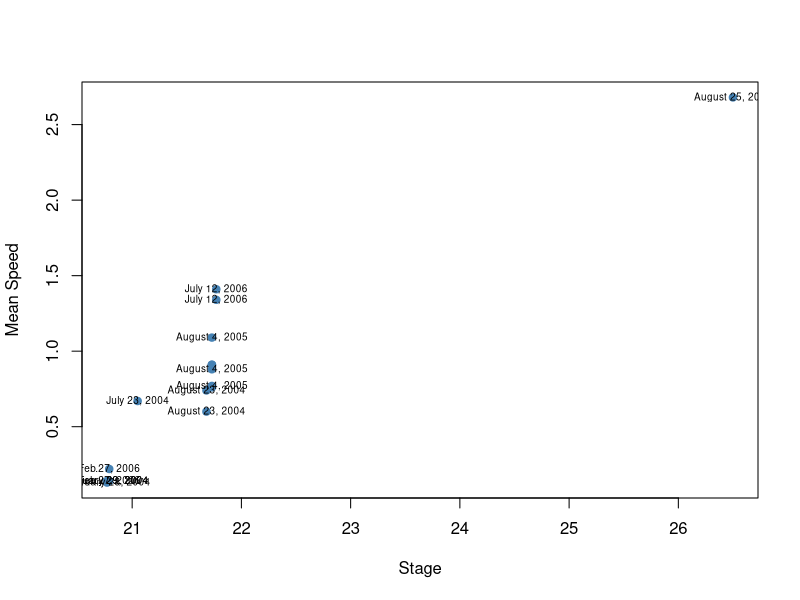
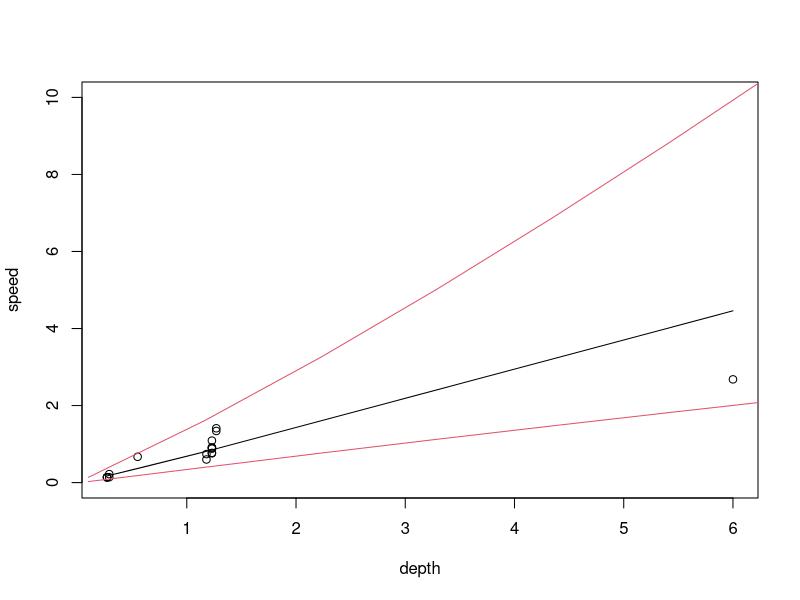
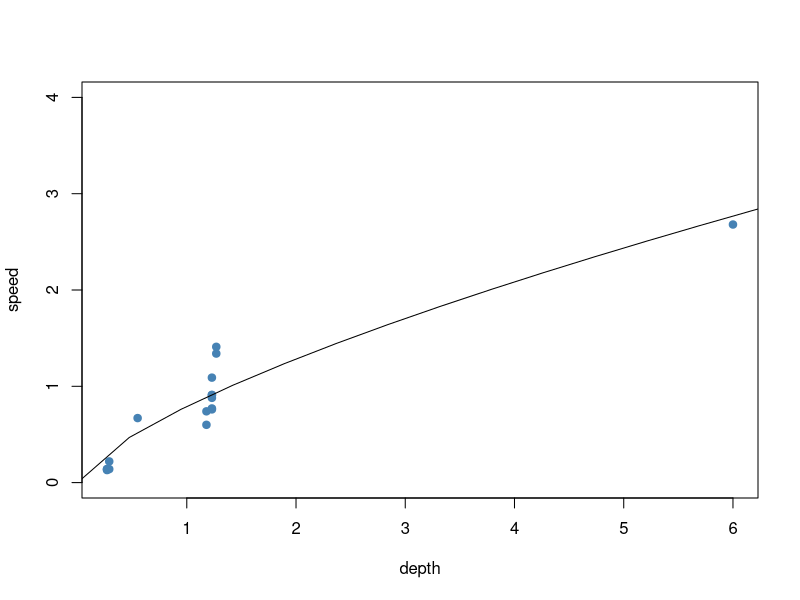
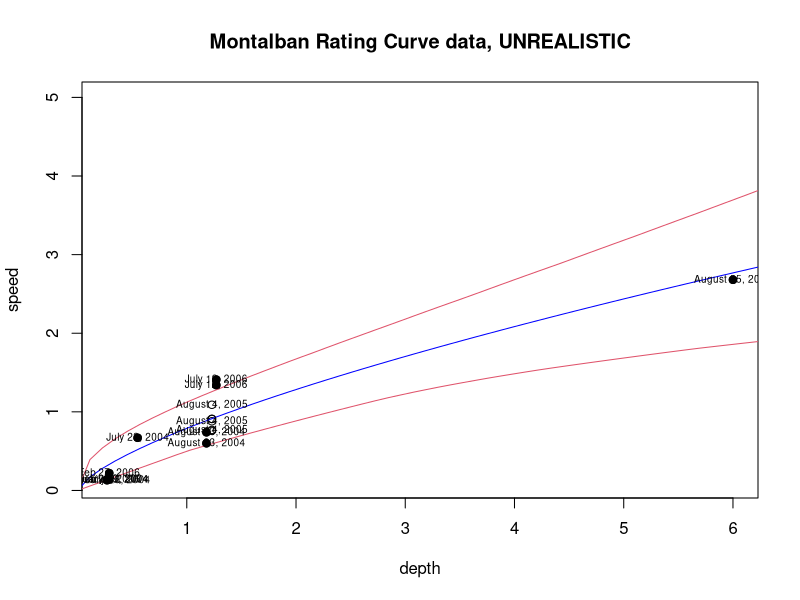
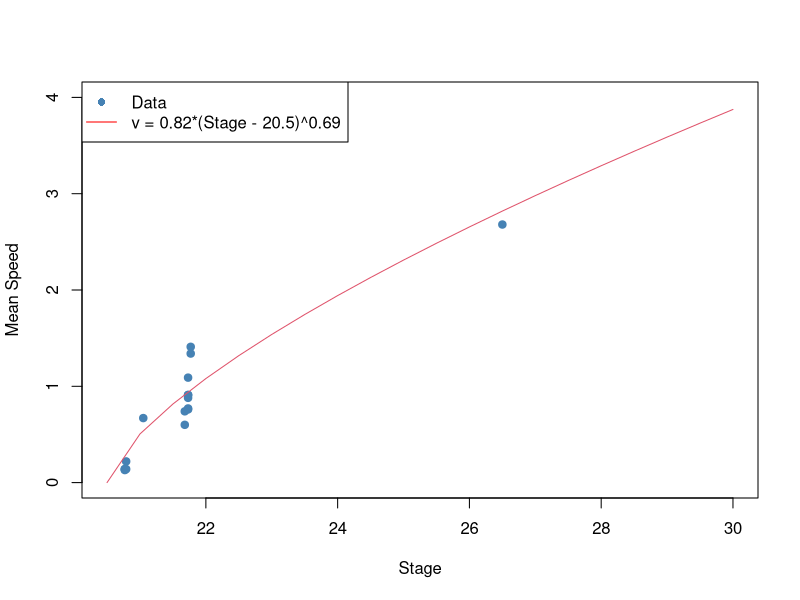
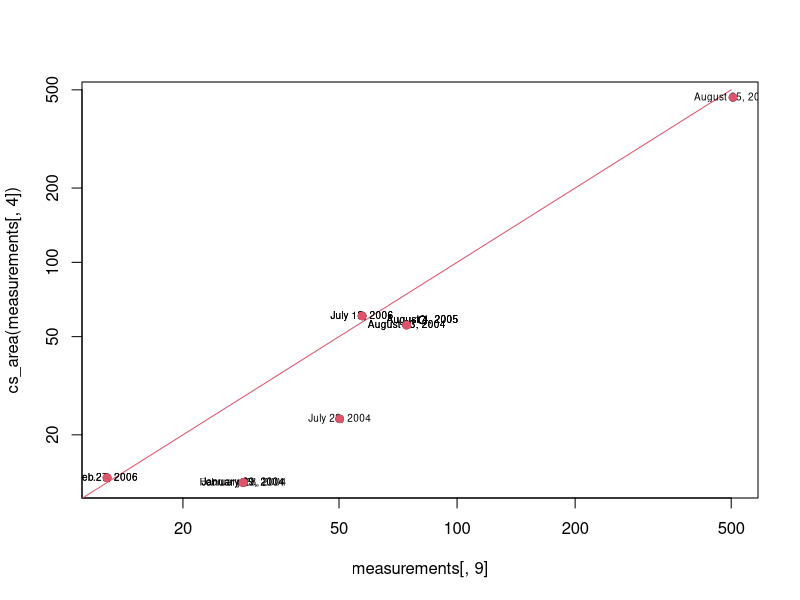
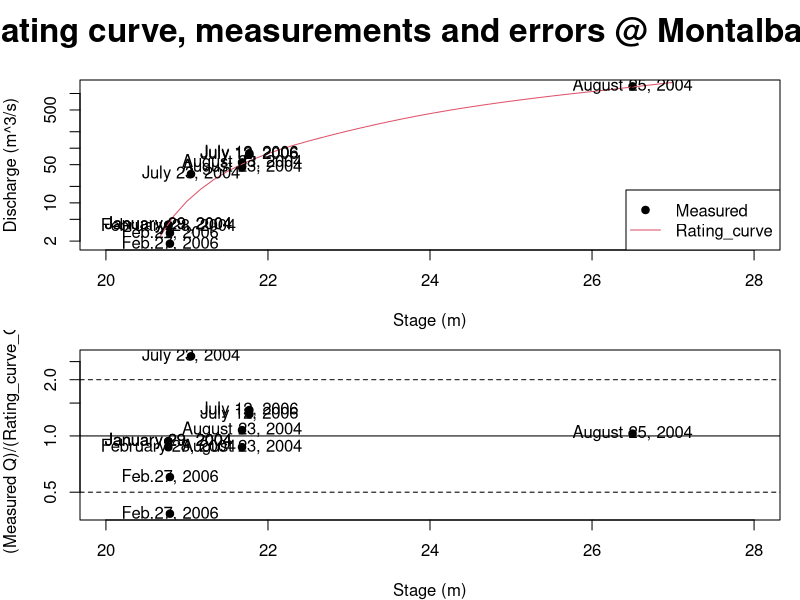

Reproduce these figures in R, in order.
## R code to fit a velocity curve to the montalban data.

# Read in the data, which was pasted into data_montalban.txt from Excel
measurements=read.delim(file='data_montalban.txt',header=F)

# Optionally, we add names to the columns in measurements
names(measurements) = c('Date', 'Site', 'Time', 'Stage', 'Distance', 'Duration', 'Speed', 'Mean Speed', 'Cross-sectional Area', 'Discharge')


# NOTE: On July 23, 2004, there are 2 measurements -- one which an anomolously
# high drouge time. We will have to drop this measurement.
measurements = measurements[measurements$Duration<100,]

# Plot measurements, with the date overlayed
plot(measurements[,4], measurements[,8], xlab='Stage', ylab='Mean Speed', col='steelblue', pch=19)
text(measurements[,4], measurements[,8], labels=measurements[,1], cex=0.6)


# Try fitting a relation:
# Speed ~ a*depth^b.
# using nonlinear least squares. 
# Assume depth = Stage - 20.5 (Seems a reasonable guess).
speed=measurements[,8]
stage=measurements[,4]
curve1=nls(speed ~ a*(stage-20.5)^b, start=list(a=0.5, b=0.5)) # This is the curve fitting routine
summary(curve1)
confint(curve1) # Compute confidence intervals for a and b

pdf(file='Montalban_speed_velocity_fit.pdf', width=8.0, height=5.0)
plot(stage, speed, xlab='Stage', ylab='Mean Speed',pch=19,col='steelblue', xlim=c(20.5,30), ylim=c(0,4))
points(seq(20.5, 30,len=20), 0.8162*( (seq(20.5,30,len=20)-20.5)^0.6919),t='l',col=2)
legend('topleft', c('Data', 'v = 0.82*(Stage - 20.5)^0.69'), lty=c(0,1), lwd=c(0,1), col=c('steelblue', 'red'), pch=c(19,NA))
dev.off()
# Note that b ~= 2/3
# This is consistent with a Manning relation: Speed = (n/sqrt(Sf))*(depth)^(2/3)
#
# We may approximate Sf as the water slope, ~= 5/8700 based on comparing water
# levels at Sto Nino and Nangka (which are separated by about 8700m) 
# Substituting this into the equation suggests n~=0.02 if a=0.8
# This seems physically reasonable, i.e. within the typical range of
# manning's coefficient 

curve2=nls(speed ~ a*(stage-20.5)^0.67, start=list(a=0.5)) # This is the curve fitting routine

# We can combine this with a Stage- Area relation to get a rating curve.

# To get a stage-area relation that is also valid for high flows, we need data extending up to that range.

#xsect=read.delim('montalban_xsection_2006.txt')
xsect=read.table('Composite_cross_section.txt')
xsect[,2]=xsect[,2]+10.47 # Add MSL to make the script consistent with previous versions

cs_area<-function(Stage){

    # Approximate the cross-section using 1000 equally spaced points
    f<-approx(xsect[,1], xsect[,2], n=1000)

    output=Stage*NA
    # Numerical integration to get cross-sectional area.
    for(i in 1:length(Stage)){
        s=Stage[i]
        output[i] = sum(pmax(s-f$y,0.0))*(f$x[2]-f$x[1])    
    }

    output
}

discharge_2006<-function(Stage){
    cs_area(Stage)*0.82*(Stage-20.5)^0.69
}


# Read in the montalban data
mont_WL = read.csv(file='montWL.csv', header=F, na.strings='no_data')
in2006 = which(mont_WL[,2]==2006)
in2006_2011=which((mont_WL[,2]==2006)|(mont_WL[,2]==2007)|(mont_WL[,2]==2008)|(mont_WL[,2]==2009)|(mont_WL[,2]==2010)|(mont_WL[,2]==2011))

# Compute discharge in 2006
mont_Q_2006 = discharge_2006(mont_WL[in2006, 6])
mont_Q_2006_2011 = discharge_2006(mont_WL[in2006_2011, 6])

# Write out the stage and discharge in 2006
write.table(cbind(mont_WL[in2006,1:6], mont_Q_2006), file='montalban_2006.csv',row.names=F,col.names=F, quote=F, sep=",") 
write.table(cbind(mont_WL[in2006_2011,1:6], mont_Q_2006_2011), file='montalban_2006_2011.csv',row.names=F,col.names=F, quote=F, sep=",") 



### Let's consider confidence intervals for the regression.
### Variables are 'speed' and 'depth' = stage -20.5
depth=stage-20.5
# If speed=a*depth^(b)*epsilon then log(speed) = log(a) + b*log(depth) + log(epsilon)
# Although this assumes a particular error structure
logspeed=log(speed)
logdepth=log(depth)

mod_log=lm(logspeed~logdepth)

# Compute prediction confidence intervals
drange=log(seq(0.1,15,len=15))
log_prediction=predict(mod_log, data.frame(logdepth=drange), interval='prediction')

# Plot
plot(depth, speed, ylim=c(0,10))
a=exp(coef(mod_log)[1])
b=coef(mod_log)[2]

points(depth, a*depth^b,t='l')
points(exp(drange), exp(log_prediction[,2]),t='l',col=2)
points(exp(drange), exp(log_prediction[,3]),t='l',col=2)

#########################################################################################
#
# Profile likelihood methods
#
#
# Best to fit the non-linear model, compute the confidence limits by
# exhaustively searching over the parameter bounds
#
#

# NOTE: Measurements 1:3 on August 4, 2005 are inconsistent with the EFCOS water levels. So I will cut them out of this.
include_pts=7:length(measurements[,1])

# Select points with < 10% error in the area -- see below for justification
# include_pts=which( abs(measurements[,9]/cs_area(measurements[,4]) -1.0) < 0.1)
# Note -- these points are not independent. 
# WITH THE ABOVE CHOICE, WE CANNOT REASONABLY CONSTRAIN THE PARAMETERS. THE ONLY THING WE COULD DO IS DO A FIT OF speed = a*(stage-constant)^b

power_loglik<-function(pars){
    a=pars[1]
    b=pars[2]
    sigma=pars[3]
    # Log likelihood
    sum(dnorm(speed[include_pts], mean= a*depth[include_pts]^b ,sd= sigma, log=T))
    }

# Compute parameter values
myfit=optim(par=c(1,1,1),fn=power_loglik, control=list(fnscale=-1))

# Plot
drange=seq(0,9,len=20)
plot(depth,speed,pch=19,col='steelblue', ylim=c(0,4))
points(drange, myfit$par[1]*drange^(myfit$par[2]),t='l')

# Compute confidence intervals by exhaustively computing the liklihood region
n_increm=200
arange=seq(0.5,1.5,len=n_increm)
brange=seq(0.2,1.,len=n_increm)
sigrange=seq(0.05,0.6,len=n_increm)
loglik_out=array(NA,dim=c(n_increm, n_increm, n_increm))
for(i in 1:n_increm){
    print(i)
    for(j in 1:n_increm){
        for(k in 1:n_increm){
        loglik_out[i,j,k] = power_loglik(c(arange[i], brange[j], sigrange[k]))
        }
    }
}
# According to Bolker, approx confidence intervals come from searching within
# the zone where the log-liklihood is within 2 units of the max
# Alternatively, the likelihood ratio test that Bolker reports gives the following: 
#CI_zone=loglik_out>=(max(loglik_out)- qchisq(0.95,1)/2) # EQN BOLKER

# The above result disagrees with R's confint function. 
# Other texts cite the following formula for the liklihood region FOR SINGLE PARAMETERS
df=length(include_pts)-2
CI_zone_onevar= (loglik_out>=(max(loglik_out)- qf(0.95, 1, df)/2) ) # EQN Donaldson & Schnabel (1985)
# Note that in the limit as the dataset size --> inf, this approaches the
# formula given in Bolker. See the useful facts below

# Donaldson and Schnabel (1985) report that the CONFIDENCE
# REGION (where all parameters are allowed to vary), is
# defined by: 
#
# S(theta) - S(theta_hat) <= (S(theta_hat)/(n-p))*p*qf(1-alpha, p, n-p) 
#
# where S(theta) is the residual sum of squares evaluated at parameter values 'theta',
# 'theta_hat' is the vector of parameter values that minimise S,
# p is  the number of parameters in the distribution, 
# n is the number of data points,
# and alpha is the confidence level (e.g. 5%).
# Note also that S(theta_hat)/(n-p) is an estimate of the residual variance of the model fit 
# The above result can be written as:
# -2*(loglik(theta)-loglik(theta_hat)) <= p*qf(1-alpha, p, n-p)

# On the other hand, the confidence interval about theta_j, a particular variable in theta, is
# the range of values of theta_j which:
#
# maximise( (theta_j - theta_j_hat)^2 ) subject to
# S(theta) - S(theta_hat) <=  S(theta_hat)/(n-p) * qf(1-alpha, 1, n-p)
#
# Note that this formula leads to decent agreement with R.
# It can be written as:
# -2*(loglik(theta) - loglik(theta_hat)) <= qf(1-alpha, 1, n-p)
 
# Compute single variable confidence limits
CI_inds=which(CI_zone_onevar==TRUE,arr.ind=T)
a_ci=arange[range(CI_inds[,1])]
b_ci=brange[range(CI_inds[,2])]
sig_ci=sigrange[range(CI_inds[,3])]

# Compare with nls
v1=speed[include_pts]
v2=depth[include_pts]
mod1=nls(v1~a*v2^b, start=list(a=1,b=1))
confint(mod1)

# Compute joint confidence limits
# EQN Donaldson & Schnabel (1985), and Bates and Watts (1988)
CI_zone_allvar=(loglik_out>=(max(loglik_out)- 2*qf(0.95, 2, df-2)/2) )
CI_inds_all=which(CI_zone_allvar==TRUE,arr.ind=T)
a_ci_all=arange[range(CI_inds_all[,1])]
b_ci_all=brange[range(CI_inds_all[,2])]
sig_ci_all=sigrange[range(CI_inds_all[,3])]

# Useful Facts
# Note: qchisq(prob, 1) = lim(df1-->inf) F(prob,1,df1)
#       df1*lim(df2--> inf) F(prob,df1, df2) = qchisq(prob, df1) 
#        sum( rnorm(k, mean=0, sd=1)^2) has a chisq(x, k) distribution 
#       ( t(n-p, 1-a/2))^2 has an F(1, n-p, 1-a) distribution


drange=seq(0,9,len=80)
# It is expensive to plot all the liklihood points -- sample them instead
speed_upper=drange*NA
speed_lower=drange*NA
for(i in 1:length(drange) ){
    print(i)
    speed_range=range( arange[CI_inds_all[,1]]*drange[i]^brange[CI_inds_all[,2]] ) 
    #speed_range=range( arange[CI_inds[,1]]*drange[i]^brange[CI_inds[,2]] ) 
    speed_lower[i]=speed_range[1]
    speed_upper[i]=speed_range[2]
}

#pdf(file='Montalban_stage_speed_proflik.pdf', width=5.4,height=5.4)
plot(depth, speed, ylim=c(0.1,5),main='Montalban Rating Curve data, UNREALISTIC')
points(drange, speed_upper,t='l',col=2)
points(drange,speed_lower, t='l',col=2)
points(drange, myfit$par[1]*drange^(myfit$par[2]),t='l', col='blue')
points(depth[include_pts], speed[include_pts], pch=19)
text(depth, speed, labels=measurements[,1], cex=0.6)
#dev.off()
# For prediction intervals, see Vecchia and Cooley, 1987. 
# Obviously the data shows evidence of time changes in the rating curve.
# However, how about we assume that the observations characterise the
# uncertainties in the curve that we would expect to experience in applying it.

# Question: Is it plausible that the difference in the July 2006 and August 2004 observations could be due to changes in cross-sectional area?
pdf('Area_fitted_and_observed.pdf', width=5.4, height=5.4)
plot(measurements[,9], cs_area(measurements[,4]),log='xy')
points(1:500,1:500,t='l',col=2)
text(measurements[,9], cs_area(measurements[,4]), measurements[,1], cex=0.6)
points(measurements[include_pts,9], cs_area(measurements[include_pts,4]),col=2,pch=19)
dev.off()
# So either 1) The data is very wrong, or 2) There have been changes in the cross-section. However, there do not seem to be many changes since 2006, in that part of the cross-section captured in the LiDAR. In either case, perhaps it is best to only fit our model to the data that agrees with the modern measurements? [NOTE: If the area estimates were wrong, but the velocity measurements were still correct, then it would be okay to use the old data. However, if the cross-section has just changed, then it would not be okay to use the old data. So the 'safe' thing is to just use the more recent data]. On the other hand, if the cross-section has changed, then the scatter / errors in the results give us an indication of what we should expect.

# Select points with < 10% error in the area
keepers=which(abs(measurements[,9]/cs_area(measurements[,4]) -1.0) < 0.1)
# This is so few points that we cannot constrain the error in our curve. The only thing we can do is fit the following.
v_1=speed[keepers]
v_2=measurements$Stage[keepers]
mod2=nls(v_1~a*(v_2-bed)^0.67, start=list(a=1, bed=20))
# This is a crap fit. Suggests that the roughness is really high at low Stages, which is plausible (vegetation etc in the river?). OR, that we have a looped rating curve, which is significantly unsteady. Check water slope / stage relation at this site.
# NOTE: Analysis suggests that although the flow is significantly unsteady, the variation in sqrt(surface slope) (max-min)/min should be only around 20%. We expect the discharge to roughly scale with this. 

# Alternative: Interpolation?
#vel_stage=aggregate(c(0, v_1), list(c(20.1, v_2)), mean)
#velfun=approxfun(vel_stage[,1], vel_stage[,2])
# This is unlikely to be much good.

# Based on analysis of the water levels at montalban and Nangka, we expect the water slope during a flood to varying around (5-7)/5000 or so, due to unsteadyness. This might change the discharge by 20%, assuming velocity and slope^0.5 are linearly related (which won't be true during unsteady flow!)


# Try working directly with discharge (so assuming their xsectional area is correct)
pdf('Rating_curve_performance.pdf', width=10,height=7)
par(mfrow=c(2,1))
par(mar=c(4,4,1,1))
par(oma=c(0,0,3,0))
# Plot of 'measured' with native cross-sectional area, and fitted using 2006 cross-sectional area
Q_tmp = measurements[,8]*measurements[,9]
plot(measurements[include_pts,4], Q_tmp[include_pts], xlab='Stage (m)', ylab='Discharge (m^3/s)', log='y', xlim=c(20,28), pch=19)
points(seq(20.5,27,len=40), discharge_2006(seq(20.5,27,len=40)),t='l',col=2)
text(measurements[include_pts,4], Q_tmp[include_pts],measurements[include_pts,1])
legend('bottomright', c('Measured', 'Rating_curve'), pch=c(19,NA), lty=c(NA,1), col=c(1,2))

# Relative error
plot( measurements[include_pts,4], Q_tmp[include_pts]/discharge_2006(measurements[include_pts,4]), xlab='Stage (m)', ylab='(Measured Q)/(Rating_curve_Q)', log='y', xlim=c(20,28), pch=19)
abline(h=1)
text(measurements[include_pts,4], Q_tmp[include_pts]/discharge_2006(measurements[include_pts,4]), measurements[include_pts,1])
abline(h=0.5,lty='dashed')
abline(h=2,lty='dashed')

title('Rating curve, measurements and errors @ Montalban', cex.main=2, outer=T)
dev.off()
